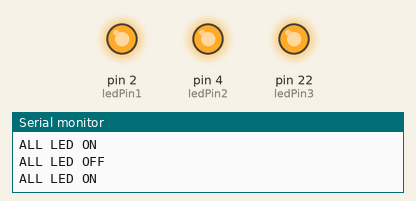
The sketch below on a simulated Arduino Mega 2560, built with avr-gcc and run on an emulated ATmega2560. Parts: output pins drawn as LEDs (lit = HIGH), the last lines printed to the serial monitor.

Above: at 1.5 s.
At 5.6 s:
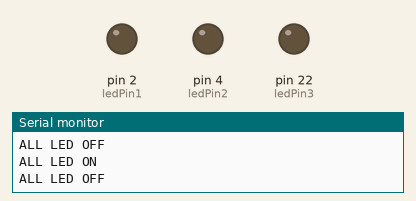
Timing chart, 0 to 8.6 s (numbered marks = the images above):
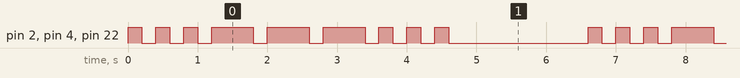

Measured:
- by itself, pin 2 (ledPin1), pin 4 (ledPin2), pin 22 (ledPin3): repeats every 6.6 s: 2 × (HIGH 0.20 s, LOW 0.20 s), 3 × (HIGH 0.60 s, LOW 0.20 s), 2 × (HIGH 0.20 s, LOW 0.20 s), HIGH 0.20 s, LOW 2.0 s, HIGH 0.20 s, LOW 0.20 s
- by itself, everything shown: repeats every 6.6 s, in 18 steps

The sketch:

LEDSOS.ino
```cpp
// 定义三个LED的引脚
const int ledPin1 = 2;   // D2
const int ledPin2 = 4;   // D4
const int ledPin3 = 22;  // D22

// 状态机变量
unsigned long previousMillis = 0;  // 记录上次状态变化时间
int currentStep = 0;               // 当前执行到SOS序列的第几步
bool ledState = HIGH;              // 当前LED状态（初始为亮）
unsigned long currentDuration;      // 当前状态需要持续的时长

// SOS 时间序列：(亮时长ms, 灭时长ms)
// 顺序：3次短闪 → 3次长闪 → 3次短闪 → 结束停顿
const int sosSequence[][2] = {
  {200, 200}, {200, 200}, {200, 200},  // 3次短闪 (S)
  {600, 200}, {600, 200}, {600, 200},  // 3次长闪 (O)
  {200, 200}, {200, 200}, {200, 2000}  // 3次短闪 (S) + 结尾长停顿(2000ms灭)
};
const int totalSteps = sizeof(sosSequence) / sizeof(sosSequence[0]);

void setup() {
  Serial.begin(115200);  // 串口调试（可选）

  // 将三个LED引脚设置为输出模式
  pinMode(ledPin1, OUTPUT);
  pinMode(ledPin2, OUTPUT);
  pinMode(ledPin3, OUTPUT);

  // 初始化：点亮LED，开始第一个亮阶段
  digitalWrite(ledPin1, HIGH);
  digitalWrite(ledPin2, HIGH);
  digitalWrite(ledPin3, HIGH);
  ledState = HIGH;
  currentStep = 0;
  currentDuration = sosSequence[currentStep][1]; // 第一个亮之后应等待灭时间
  previousMillis = millis();

  Serial.println("SOS Started");
}

void loop() {
  unsigned long currentMillis = millis();

  // 检查是否达到当前状态的持续时间
  if (currentMillis - previousMillis >= currentDuration) {
    previousMillis = currentMillis;  // 更新时间戳

    if (ledState == HIGH) {
      // 亮阶段结束，熄灭LED，进入灭阶段（当前步骤的灭）
      ledState = LOW;
      digitalWrite(ledPin1, LOW);
      digitalWrite(ledPin2, LOW);
      digitalWrite(ledPin3, LOW);
      Serial.println("ALL LED OFF");
      // 下一个持续时间：当前步骤的灭时间
      currentDuration = sosSequence[currentStep][1];
    } else {
      // 灭阶段结束，点亮LED，进入下一个步骤的亮阶段
      currentStep = (currentStep + 1) % totalSteps;  // 前进到下一步
      ledState = HIGH;
      digitalWrite(ledPin1, HIGH);
      digitalWrite(ledPin2, HIGH);
      digitalWrite(ledPin3, HIGH);
      Serial.println("ALL LED ON");
      // 下一个持续时间：新步骤的亮时间
      currentDuration = sosSequence[currentStep][0];
    }
  }
}
```
